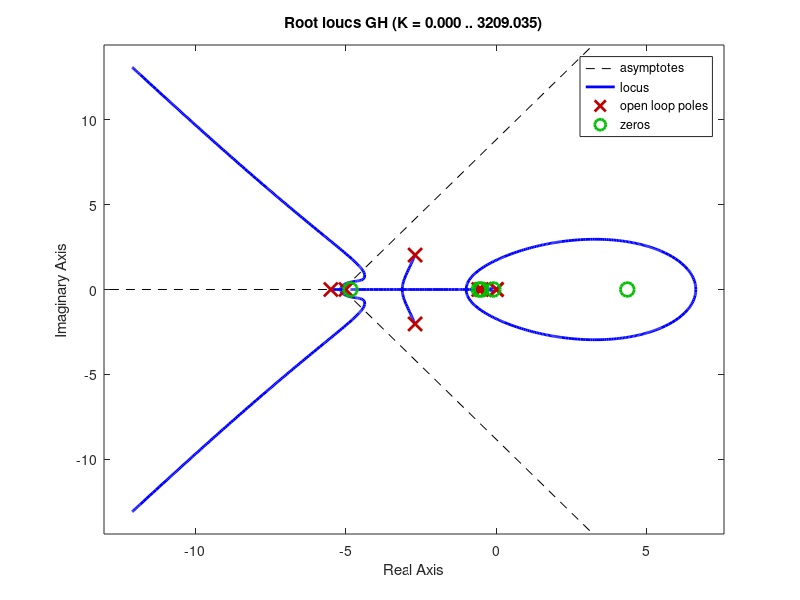
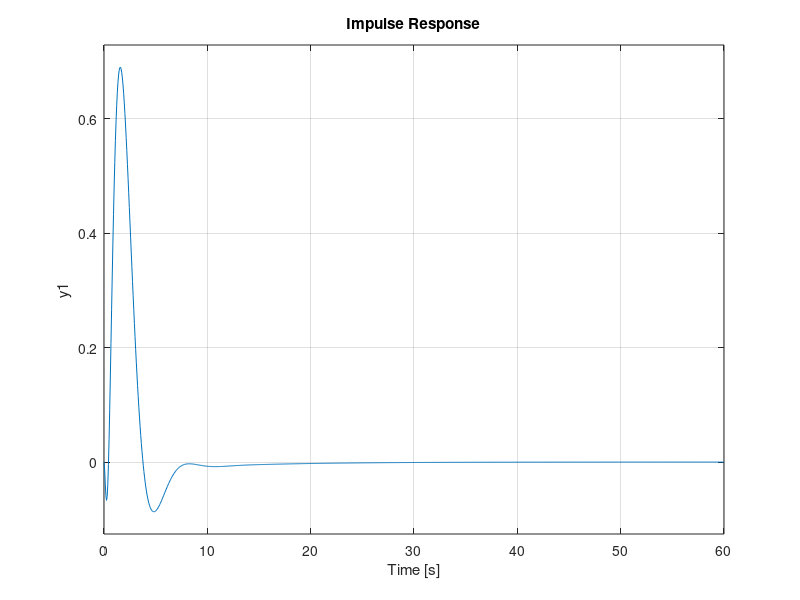

These charts were generated, in order, by the following MATLAB code:
clear all; close all; clc
% TF of elements
sys_coupler = 10*tf(conv([1 0.1],[1 0.5]),conv([1 0],[1 5])) % coupler
sys_pitch = -0.0276*46.5*tf(conv([1 0.585],[1 4.85]),conv([1 6 0.5*5.5],[1 5.4 11.4])) % pitch
sys_gamma = tf([1 -4.35],[1 0.585]) % gamma/theta
sys_pitch_gam = sys_pitch*sys_gamma
u0 = 280;
sys_d = tf(u0, 57.3*[1 0]) % d/gamma
sys_Gamma = 57.3 % Gamma/d

% root locus
a = 10*46.5*0.0276*u0
G = sys_coupler*sys_pitch*sys_gamma*sys_d*sys_Gamma/a % forward
H = 1 % feedback
GH = G*H % for root locus (1+kGH=0)
rlocus(GH); grid;

% impulse response
k = 10;
cltf = feedback(k*G,H);
figure; impulse(cltf)